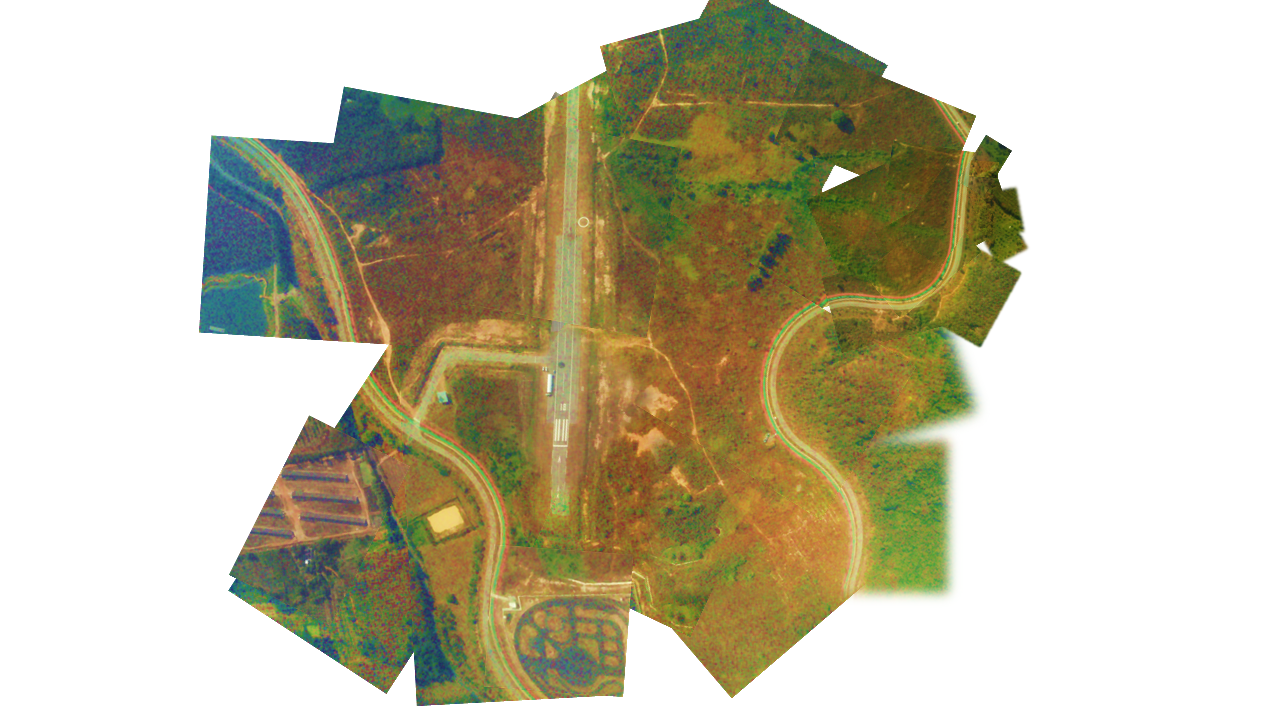
#> input picture Schoolsat/Slide1_pre.png, 1280 x 720 px
$ jupyter execute clustering.ipynb   (shell and % lines are left out)
#> lines starting #> are read from the running program, lines starting #| are printed output that depends on the picture; long printed decimals are rounded
[cell 1]
import numpy as np
import cv2
import matplotlib.pyplot as plt

[cell 2]
original_image = cv2.imread("Slide1_pre.png")
#> original_image is the input picture: shape (720, 1280, 3); mean B, G, R 167.9, 191.1, 197

[cell 3]
img=cv2.cvtColor(original_image,cv2.COLOR_BGR2RGB)
vectorized = img.reshape((-1,3))
vectorized = np.float32(vectorized)
criteria = (cv2.TERM_CRITERIA_EPS + cv2.TERM_CRITERIA_MAX_ITER, 10, 1.0)

[cell 4]
K = 4
attempts=10
ret,label,center=cv2.kmeans(vectorized,K,None,criteria,attempts,cv2.KMEANS_PP_CENTERS)
#> ret = 585861067.9; center = [[172.6, 143.2, 72.52], [255.6, 255.6, 255.4], [118.4, 100.8, 48.01], [61.76, 96.02, 91.16]]

[cell 5]
center = np.uint8(center)
#> center = [[172, 143, 72], [255, 255, 255], [118, 100, 48], [61, 96, 91]]
res = center[label.flatten()]
result_image = res.reshape((img.shape))
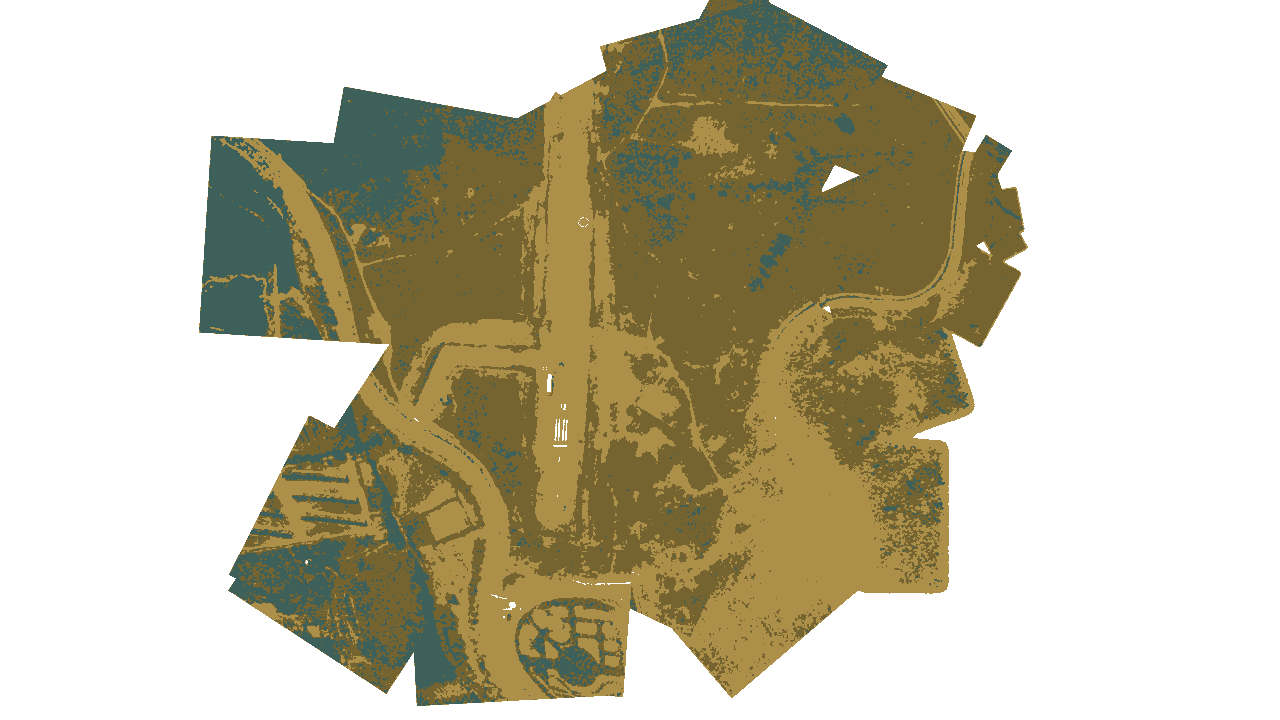
#> result_image: shape (720, 1280, 3); mean R, G, B 196.9, 191, 168.1

[cell 6]
with open('res.txt', 'w') as f:
    for item in center:
        f.write("%s\n" % item)
#> this loop made 4 passes

[cell 7]
checked = []
for i in range(len(res)):
    if res[i].any() in checked:
        continue
    else:
        print(res[i].any())
        checked.append(res[i].any())
#> this loop made 921600 passes
#| True
#> after the loop, checked = [True]

[cell 8]
figure_size = 15
plt.figure(figsize=(figure_size,figure_size))
plt.subplot(1,2,1),plt.imshow(img)
plt.title('Original Image'), plt.xticks([]), plt.yticks([])
plt.subplot(1,2,2),plt.imshow(result_image)
plt.title('Segmented Image when K = %i' % K), plt.xticks([]), plt.yticks([])
plt.show()
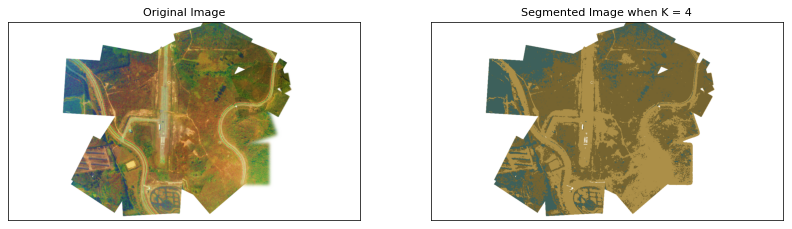
#> figure drawn by matplotlib, 2 panels

[cell 9]
result_image.shape
#> Out = (720, 1280, 3)

[cell 10]
print(type(res))
#| <class 'numpy.ndarray'>

[cell 11]
each_area = []
unique, counts = np.unique(res, return_counts=True)
#> unique = [48, 61, 72, 91, 96, 100, 118, 143, 172, 255]; counts = [209235, 68091, 140166, 68091, 68091, 209235, 209235, 140166, 140166, 1512324]
for i in counts:
    if i not in each_area:
        each_area.append(i)
#> this loop made 10 passes
#> i on passes 1 to 10: 209235, 68091, 140166, 68091, 68091, 209235, 209235, 140166, 140166, 1512324
#> after the loop, each_area = [209235, 68091, 140166, 1512324]
print(each_area)
#| [209235, 68091, 140166, 1512324]
dict(zip(unique, counts))
total = sum(each_area)
#> total = 1929816

[cell 12]
print(each_area)
#| [209235, 68091, 140166, 1512324]
print({209254*100/total})
#| {10.843}
print(68547*100/total)
#| 3.552
print(139694*100/total)
#| 7.239
print(1512315*100/total)
#| 78.366

[cell 13]
import matplotlib.pyplot as plt
explode = (0,0.1, 0,0)
labels = 'occean', 'area','forest','error'
sizes = [7, 78, 10, 3]
fig, ax = plt.subplots()
ax.pie(sizes, explode=explode, labels=labels, autopct='%1.1f%%',colors= ['lightblue', 'olive', 'gray', 'lightcoral'],
       shadow={'ox': -0.04, 'edgecolor': 'none', 'shade': 0.9}, startangle=90)
plt.show()
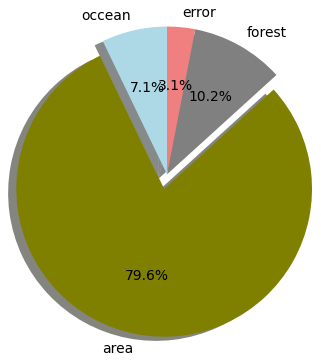
#> figure drawn by matplotlib, 1 panel

$ run again, with Schoolsat/Slide1.png copied over Schoolsat/Slide1_pre.png
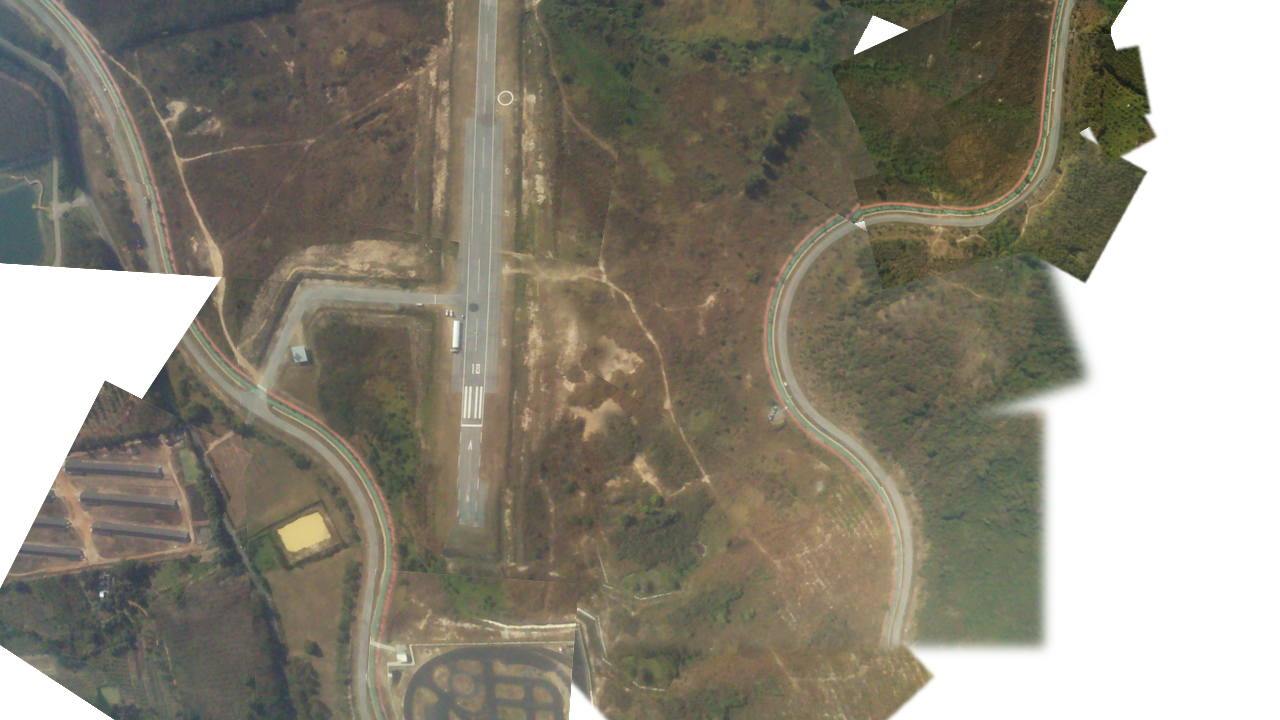
#> input picture Schoolsat/Slide1.png, 1280 x 720 px
#> original_image is the input picture: shape (720, 1280, 3); mean B, G, R 122.5, 136, 141
#> `ret,label,center=cv2.kmeans(vectorized,K,None,criteria,attempts,cv2.KM..`: ret = 363729989.8; center = [[254.7, 254.7, 254.5], [120, 110.6, 91.06], [86.28, 84.65, 72.3], [160.1, 148.6, 125.5]]
#> `center = np.uint8(center)`: center = [[254, 254, 254], [119, 110, 91], [86, 84, 72], [160, 148, 125]]
#> `result_image = res.reshape((img.shape))`:
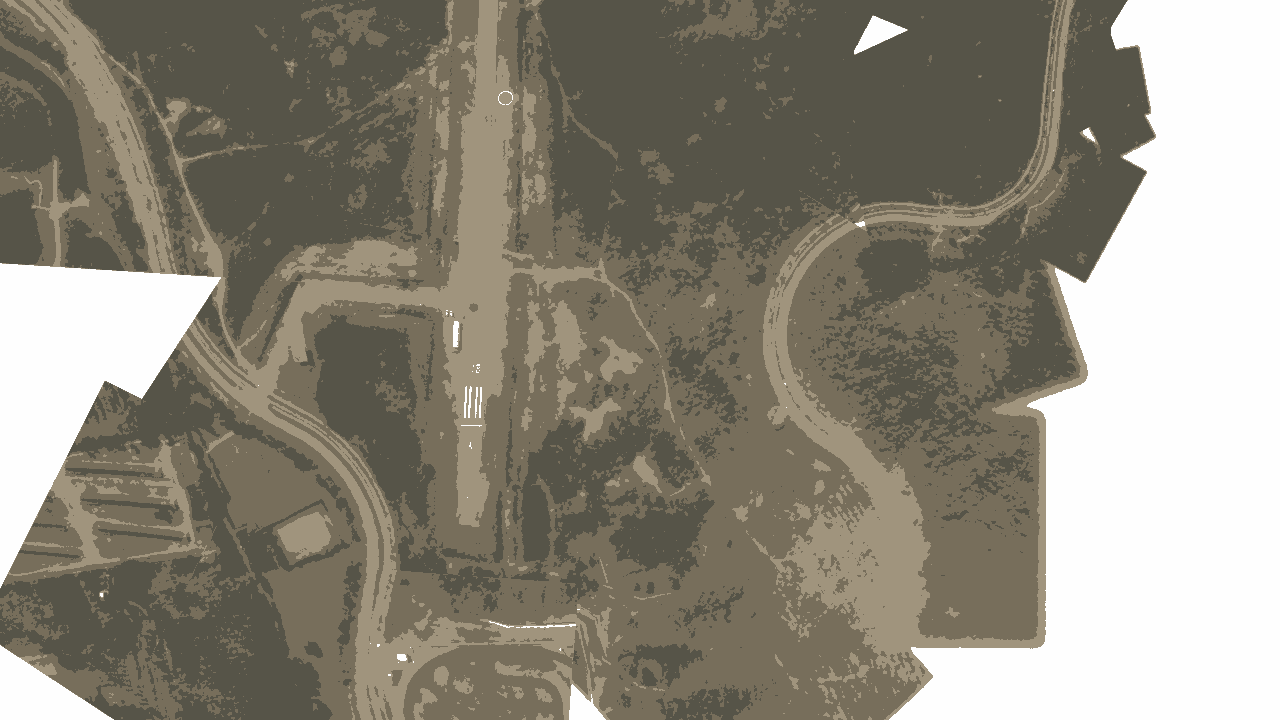
#> result_image: shape (720, 1280, 3); mean R, G, B 140.6, 135.5, 122.4
#> the loop `for item in center:` made 4 passes
#> the loop `for i in range(len(res)):` made 921600 passes
#| True
#> after the loop `for i in range(len(res)):`: checked = [True]
#> `plt.show()`:
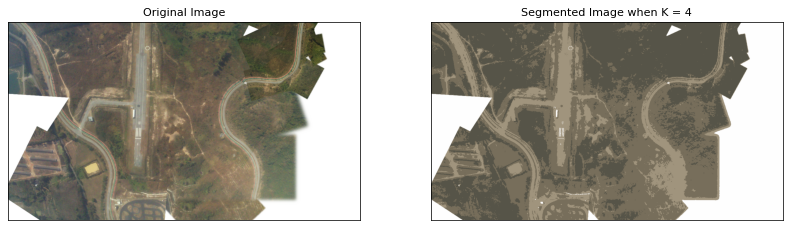
#> figure drawn by matplotlib, 2 panels
#| <class 'numpy.ndarray'>
#> unique = [72, 84, 86, 91, 110, 119, 125, 148, 160, 254]; counts = [318932, 318932, 318932, 297329, 297329, 297329, 114701, 114701, 114701, 571914]
#> the loop `for i in counts:` made 10 passes
#> i on passes 1 to 8: 318932, 318932, 318932, 297329, 297329, 297329, 114701, 114701
#> after the loop `for i in counts:`: each_area = [318932, 297329, 114701, 571914]
#| [318932, 297329, 114701, 571914]
#> total = 1302876
#| [318932, 297329, 114701, 571914]
#| {16.061}
#| 5.261
#| 10.722
#| 116.075
